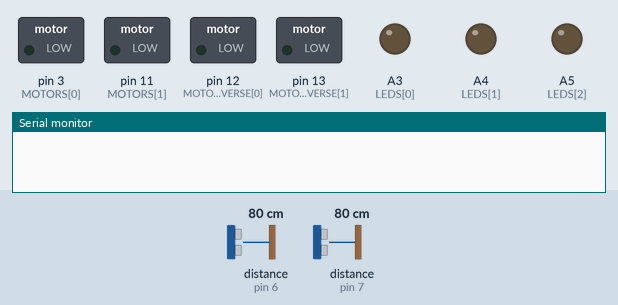
Recording of a sketch running on a simulated Arduino Uno, built with avr-gcc and run on an emulated ATmega328P. On the bench: switched loads named in the sketch (green lamp = pin HIGH), output pins drawn as LEDs (lit = HIGH), the last lines printed to the serial monitor. Wiring (inferred from the names in the program): 2 × ultrasonic range finder: trigger pin 4, echo pin 6 / trigger pin 5, echo pin 7. The test bench sets the inputs (shaded band); at power-on: distance to the obstacle (sensors on pin 6, pin 7) 80 cm. The echo pulse lasts 58.3 µs per cm; pins used as bus, display or sensor lines are not drawn.

Above: at 0.2 s.
At 2.7 s:
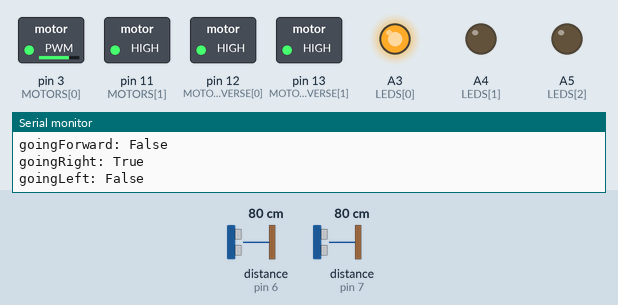
Timing chart, 0 to 4.2 s (numbered marks = the images above):
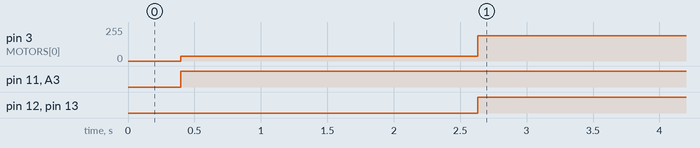

Measured:
- by itself, pin 3 (MOTORS[0]): 0/255 → 36/255 at 0.40 s, → 191/255 2.2 s later
- by itself, pin 11 (MOTORS[1]), A3 (LEDS[0]): LOW → HIGH at 0.40 s
- by itself, pin 12 (MOTORS_REVERSE[0]), pin 13 (MOTORS_REVERSE[1]): LOW → HIGH at 2.6 s

The sketch:

MerkurAut.ino
```cpp
#include <Servo.h>
Servo sonarAxisServo;

//R, L
const int MOTORS[] = { 3, 11 };
const int MOTORS_REVERSE[] = { 12, 13 };
const int LINE_SENSORS[] = { A2 };
const int LINE_SENSORS_TRESHOLD[] = { 800 };
// Trig, Echo
const int SONAR_TRIG[] = { 4, 5 };
const int SONAR_ECHO[] = { 6, 7 };
const double SONAR_TRESHOLDS[2][2] = {
  { 30, 35 },
  { 3, 30 }
};

const double RIGHT_CHECK_DISTANCE_TRESHOLD = 3.0;
const double STUCK_DISTANCE_TRESHOLD = 1.0;

const int motorSpeed = 255;

const int LEDS[] = { A3, A4, A5 };


bool isOnTrack = false;
long lastLineTest = 0;
long lastDriveUpdate = 0;

void setup() {
  for(int i = 0; i < sizeof(MOTORS); i++){
    pinMode(MOTORS[i], OUTPUT);
  }
  for(int i = 0; i < sizeof(MOTORS_REVERSE); i++){
    pinMode(MOTORS_REVERSE[i], OUTPUT);
  }
  for(int i = 0; i < sizeof(LINE_SENSORS); i++){
    pinMode(LINE_SENSORS[i], INPUT);
  }
  for(int i = 0; i < sizeof(SONAR_TRIG); i++){
    pinMode(SONAR_TRIG[i], OUTPUT);
  }
  for(int i = 0; i < sizeof(SONAR_ECHO); i++){
    pinMode(SONAR_ECHO[i], INPUT);
  }
  Serial.begin(9600);
}

void loop() {
  if(millis() - lastDriveUpdate > 250){
    lastDriveUpdate = millis();
    drive();
  }
}

// to check if we are going towards the wall or the other way
double lastRightDistance = 0;
double lastForwardDistance = 0;

void drive(){
  double forwardDistance = getSonarDistance(0);
  delay(50);
  double rightDistance = getSonarDistance(1);
  delay(50);

  Serial.print("Forward dist: ");
  Serial.println(forwardDistance);
  Serial.print("Right dist: ");
  Serial.println(rightDistance);

  // odchylka od poslední změřené vzdálenosti od steny vpravo je menší nebo rovna přijatelné ochylce -> jede rovně (asi)
  bool goingForward = (abs(rightDistance - lastRightDistance) <= RIGHT_CHECK_DISTANCE_TRESHOLD);

  bool goingRight = ((rightDistance + RIGHT_CHECK_DISTANCE_TRESHOLD) < lastRightDistance && !goingForward);
  bool goingLeft = ((rightDistance - RIGHT_CHECK_DISTANCE_TRESHOLD) > lastRightDistance && !goingForward);
  lastRightDistance = rightDistance;


  Serial.print("goingForward: ");
  Serial.println((goingForward ? "True" : "False"));
  Serial.print("goingRight: ");
  Serial.println((goingRight ? "True" : "False"));
  Serial.print("goingLeft: ");
  Serial.println((goingLeft ? "True" : "False"));

  if((forwardDistance <= SONAR_TRESHOLDS[0][0]) && (rightDistance <= SONAR_TRESHOLDS[1][0]) ||
  (abs(lastForwardDistance - forwardDistance) <= STUCK_DISTANCE_TRESHOLD && abs(lastRightDistance - rightDistance) <= STUCK_DISTANCE_TRESHOLD)){
    goBackwards();
    lastRightDistance = rightDistance;
    return;
  }
  lastForwardDistance = forwardDistance;

  bool shouldGoForward = (forwardDistance > SONAR_TRESHOLDS[0][1]);
  bool shouldGoRight = (rightDistance > SONAR_TRESHOLDS[1][1] && (!goingRight));
  bool shouldGoLeft = ((forwardDistance <= SONAR_TRESHOLDS[0][0]) || (rightDistance <= SONAR_TRESHOLDS[1][0] && !goingLeft));

  if(shouldGoLeft){
    turnLeft();
    Serial.println("Left");
    return;
  }
  if (shouldGoRight) {
    turnRight();
    Serial.println("Right");
    return;
  }
  goForward();
  Serial.println("Forward");
}


bool testRFSensor(int sensorIndex) {
  int value = analogRead(LINE_SENSORS[sensorIndex]);
  Serial.println(value);
  return (value >= LINE_SENSORS_TRESHOLD[sensorIndex]);
}

double getSonarDistance(int sonarId) {
  digitalWrite(SONAR_TRIG[sonarId], LOW);
  delayMicroseconds(2);
  digitalWrite(SONAR_TRIG[sonarId], HIGH);
  delayMicroseconds(11);
  digitalWrite(SONAR_TRIG[sonarId], LOW);
  double odezva = pulseIn(SONAR_ECHO[sonarId], HIGH);
  return (odezva / 58.31);
}


void turnRight() {
  for(int i = 0; i < sizeof(LEDS); i++){
    analogWrite(LEDS[i], 0);
  }
  analogWrite(LEDS[0], 1023);
  analogWrite(MOTORS[0], motorSpeed/(double)7);
  analogWrite(MOTORS[1], motorSpeed);

  digitalWrite(MOTORS_REVERSE[0], LOW);
  digitalWrite(MOTORS_REVERSE[1], LOW);

  //digitalWrite(MOTORS_REVERSE[0], HIGH);
  //digitalWrite(MOTORS_REVERSE[1], LOW);
}

void turnLeft() {
  for(int i = 0; i < sizeof(LEDS); i++){
    analogWrite(LEDS[i], 0);
  }
  analogWrite(LEDS[1], 1023);
  analogWrite(MOTORS[0], motorSpeed);
  analogWrite(MOTORS[1], motorSpeed/2);

  digitalWrite(MOTORS_REVERSE[0], LOW);
  digitalWrite(MOTORS_REVERSE[1], HIGH);

  //digitalWrite(MOTORS_REVERSE[0], LOW);
  //digitalWrite(MOTORS_REVERSE[1], HIGH);
}

void goForward() {
  for(int i = 0; i < sizeof(LEDS); i++){
    analogWrite(LEDS[i], 0);
  }
  analogWrite(LEDS[2], 1023);
  analogWrite(MOTORS[0], motorSpeed);
  analogWrite(MOTORS[1], motorSpeed);

  digitalWrite(MOTORS_REVERSE[0], LOW);
  digitalWrite(MOTORS_REVERSE[1], LOW);
}

void goBackwards() {
  analogWrite(MOTORS[0], motorSpeed*((double)3/(double)4));
  analogWrite(MOTORS[1], motorSpeed);

  digitalWrite(MOTORS_REVERSE[0], HIGH);
  digitalWrite(MOTORS_REVERSE[1], HIGH);
  //delay(250);
}

void stopMotors(){
  analogWrite(MOTORS[0], 0);
  analogWrite(MOTORS[1], 0);

  digitalWrite(MOTORS_REVERSE[0], LOW);
  digitalWrite(MOTORS_REVERSE[1], LOW);
}
```
